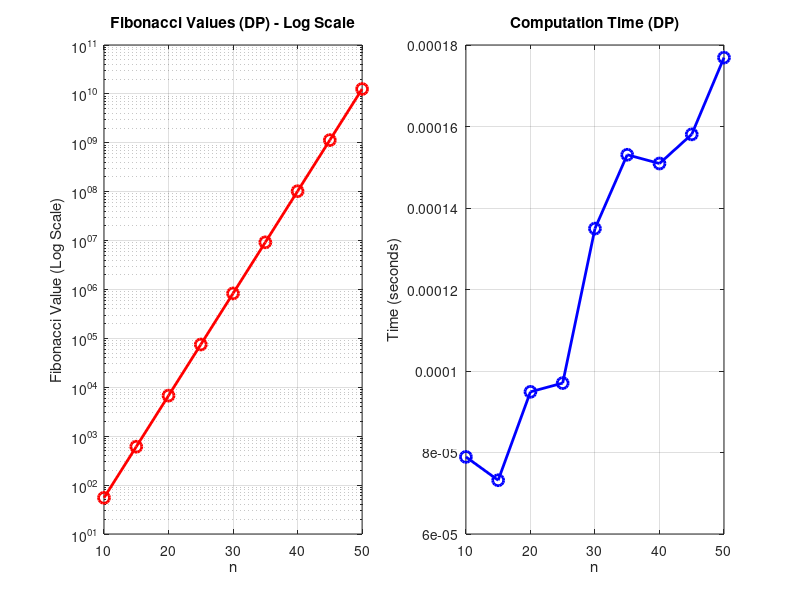

MATLAB code for this plot:
% fibonacci_dp.m
function fibonacci_dp()
    fprintf('=== Fibonacci Problem (Dynamic Programming) ===\n');
    
    % Test different n values
    n_values = [10, 15, 20, 25, 30, 35, 40, 45, 50];
    times = zeros(size(n_values));
    fib_values = zeros(size(n_values));
    
    for i = 1:length(n_values)
        n = n_values(i);
        
        fprintf('\nCalculating F(%d)...\n', n);
        
        tic;
        fib_val = fibonacci_dp_func(n);
        time_taken = toc;
        
        times(i) = time_taken;
        fib_values(i) = fib_val;
        
        fprintf('F(%d) = %d\n', n, fib_val);
        fprintf('Computation time: %.6f seconds\n', time_taken);
    end
    
    % Plot results
    figure;
    subplot(1, 2, 1);
    semilogy(n_values, fib_values, 'ro-', 'LineWidth', 2, 'MarkerSize', 8);
    xlabel('n');
    ylabel('Fibonacci Value (Log Scale)');
    title('Fibonacci Values (DP) - Log Scale');
    grid on;
    
    subplot(1, 2, 2);
    plot(n_values, times, 'bo-', 'LineWidth', 2, 'MarkerSize', 8);
    xlabel('n');
    ylabel('Time (seconds)');
    title('Computation Time (DP)');
    grid on;
    
    % Save results
    save("fibonacci_dp.mat", "n_values", "times", "fib_values");
end

function fib = fibonacci_dp_func(n)
    if n <= 1
        fib = n;
        return;
    end
    
    fib_vals = zeros(1, n+1);
    fib_vals(1) = 0;
    fib_vals(2) = 1;
    
    for i = 3:n+1
        fib_vals(i) = fib_vals(i-1) + fib_vals(i-2);
    end
    
    fib = fib_vals(n+1);
end